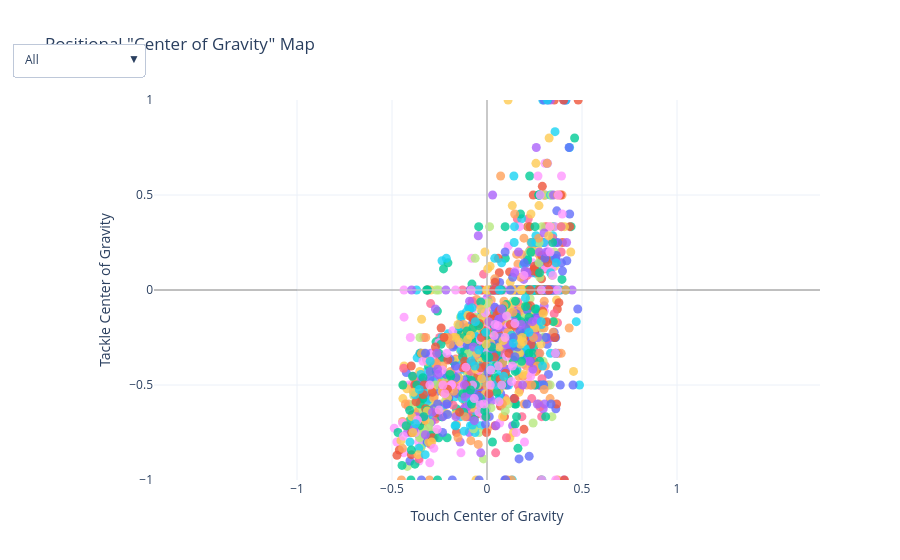

Write notebook code for a chart like this one.
### Code cell
# Initial look: Touch COG vs Tackle COG scatter, colored by team, with team filter dropdown
df = players_filtered.copy()

teams_unique = sorted(df["team"].unique())
palette = px.colors.qualitative.Plotly
team_to_color = {team: palette[i % len(palette)] for i, team in enumerate(teams_unique)}
df["team_color"] = df["team"].map(team_to_color)

fig = go.Figure()
fig.add_trace(go.Scatter(
    x=df["Touch COG"], y=df["Tackle COG"],
    mode="markers",
    marker=dict(size=9, opacity=0.8, color=df["team_color"]),
    text=df["player"],
    customdata=np.stack([df["team"]], axis=-1),
    hovertemplate=(
        "<b>%{text}</b><br>Team: %{customdata[0]}<br>"
        "Touch COG: %{x:.2f}<br>Tackle COG: %{y:.2f}<br><extra></extra>"
    ),
))

teams = ["All"] + teams_unique
buttons = []
for t in teams:
    mask = np.ones(len(df), dtype=bool) if t == "All" else (df["team"] == t)
    buttons.append(dict(
        label=t, method="update",
        args=[{"x": [df.loc[mask, "Touch COG"]], "y": [df.loc[mask, "Tackle COG"]],
               "text": [df.loc[mask, "player"]],
               "customdata": [np.stack([df.loc[mask, "team"]], axis=-1)],
               "marker": [dict(size=9, opacity=0.8, color=df.loc[mask, "team_color"])]}],
    ))

axis_cfg = dict(range=[-1, 1], tickvals=[-1, -0.5, 0, 0.5, 1],
                zeroline=True, zerolinewidth=1, zerolinecolor="gray")
fig.update_layout(
    updatemenus=[dict(buttons=buttons, direction="down", x=0, y=1.15,
                      showactive=True, pad={"r": 10})],
    title='Positional "Center of Gravity" Map',
    xaxis=dict(title="Touch Center of Gravity", **axis_cfg),
    yaxis=dict(title="Tackle Center of Gravity", **axis_cfg, scaleanchor="x", scaleratio=1),
    template="plotly_white",
)
fig.add_shape(type="line", x0=-1, x1=1, y0=0, y1=0,
              line=dict(color="lightgray", width=1))
fig.add_shape(type="line", x0=0, x1=0, y0=-1, y1=1,
              line=dict(color="lightgray", width=1))
fig.show()
